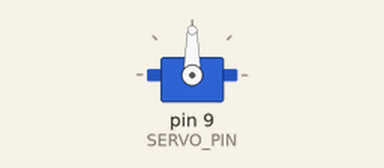
The sketch below on a simulated Arduino Uno, built with avr-gcc and run on an emulated ATmega328P. On the bench: servo.

Above: at 0.05 s.
Timing chart, 0 to 4.6 s (numbered marks = the images above):
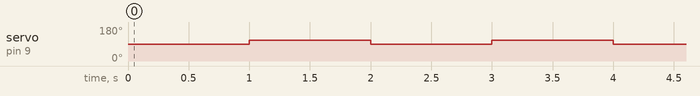

Measured:
- by itself, servo on pin 9 (SERVO_PIN): alternates 110° for 1.0 s and 90° for 1.0 s

The sketch:

servo_brake_test.ino
```cpp
#include <Servo.h>
Servo myServo;
#define SERVO_PIN 9
const int ENGAGED_BRAKE_ANGLE = 90;
const int DISENGAGED_BRAKE_ANGLE = 110;
const int frequency = 1;
int timeDelay;
void setup() {
    myServo.attach(SERVO_PIN);
    timeDelay = 1000/frequency;
}
void loop() {
    pulseBraking(timeDelay);
}
void engageBrake() {
  myServo.write(ENGAGED_BRAKE_ANGLE);
}
void disengageBrake(){
  myServo.write(DISENGAGED_BRAKE_ANGLE);
}
//The Large Servo cannot handle high frequency pulses,
//For consistent angles use 1 second time delay (frequency 1)
void pulseBraking(int timeDelay){
  engageBrake();
  delay(timeDelay);
  disengageBrake();
  delay(timeDelay);
}
```
